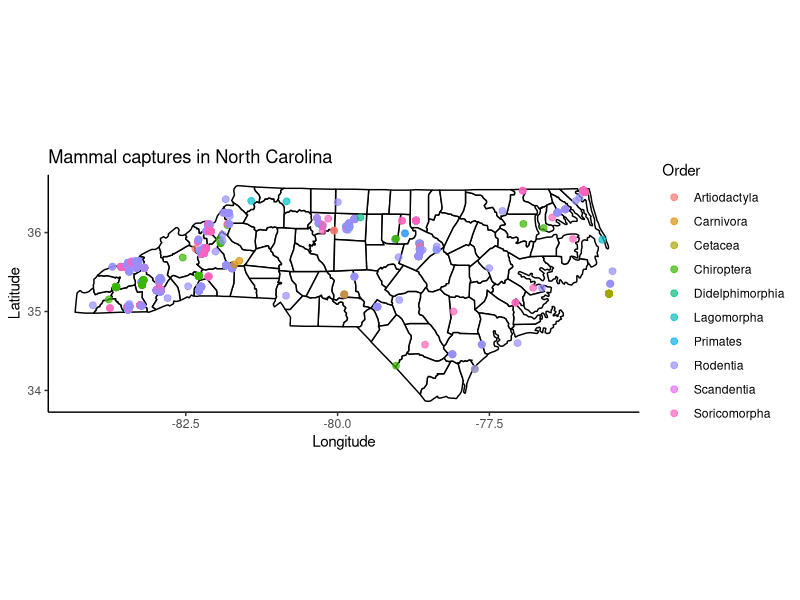

Source code (R):
# MAPPING SPECIMEN OCCURRENCE DATA ------------------------------------------

# In this section, we are going to learn how to find and plot mammal occurrence
# data from North Carolina. First, we need to find a dataset to download. 

# To find an appropriate dataset, I queried the opensource museum data sharing
# platform Arctos (arctos.org) to gather mammal records North Carolina.
# Here is the link to the website: https://arctos.database.museum/

# It is free to make an account and search+download records, but I shared a csv 
# file in the the email I sent out for those who do not have an account already 
# made. 

# To filter the records, I specified "Mammalia" in the "Any taxon, ID, common name"
# box within the Identification field, and "North Carolina" in the "state_prov" 
# within the Place field

# Once we have the csv file saved in our UNCG_DataWrangling folder on our 
# desktops, we will need to begin cleaning the file to make it easier to work with

# LOAD REQUIRED PACKAGES
library(tidyverse)
library(ggplot2)
library(maps)
library(sf)
library(dplyr)

# Read in the data
mammal_data <- read.csv("NC_mamm_data.csv")

# Check data
colnames(mammal_data)
unique(mammal_data$locality) #238 unique localities
unique(mammal_data$genus) #50 unique genera
unique(mammal_data$order) #15 unique orders - for the sake of this assignment, we will plot specimens groupped by color 

# Remove the 'USE_LICENSE_URL' column because it is not needed for plotting
mammal_data <- mammal_data %>%
  select(-USE_LICENSE_URL)

# Rename remaining columns
colnames(mammal_data) <- c("country", "state", "locality", "date", "lat", "long", "sex", "life_stage", "genus", "order", "family")

# Clean NA values from specified columns
clean_data <- mammal_data %>%
  drop_na(long, lat, locality, genus)

# Get North Carolina county map
nc_map <- map_data("county", region = "north carolina")

# Create the combined map
ggplot() +
  geom_polygon(data = nc_map,
               aes(x = long, y = lat, group = group),
               fill = "white",
               color = "black") +
  geom_point(data = clean_data,
             aes(x = long, y = lat, color = order),
             size = 2,
             alpha = 0.7) +
  coord_fixed(1.3) +
  theme_classic() +
  labs(title = "Mammal captures in North Carolina",
       x = "Longitude",
       y = "Latitude",
       color = "Order")


# MAPPING SPECIES RICHNESS ------------------------------------------------

# Using the same csv we used for our map above, we can create a map that colors counties along a gradient based on species richness 
